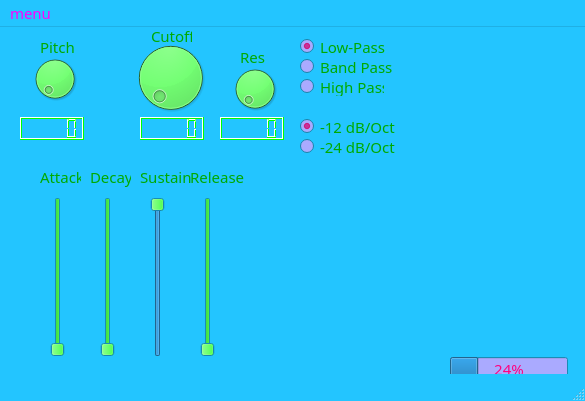
<?xml version="1.0" encoding="UTF-8"?>
<ui version="4.0">
 <class>MainWindow</class>
 <widget class="QMainWindow" name="MainWindow">
  <property name="geometry">
   <rect>
    <x>0</x>
    <y>0</y>
    <width>585</width>
    <height>401</height>
   </rect>
  </property>
  <property name="palette">
   <palette>
    <active>
     <colorrole role="WindowText">
      <brush brushstyle="SolidPattern">
       <color alpha="255">
        <red>0</red>
        <green>170</green>
        <blue>0</blue>
       </color>
      </brush>
     </colorrole>
     <colorrole role="Button">
      <brush brushstyle="SolidPattern">
       <color alpha="255">
        <red>0</red>
        <green>255</green>
        <blue>0</blue>
       </color>
      </brush>
     </colorrole>
     <colorrole role="Dark">
      <brush brushstyle="SolidPattern">
       <color alpha="255">
        <red>0</red>
        <green>255</green>
        <blue>0</blue>
       </color>
      </brush>
     </colorrole>
     <colorrole role="Text">
      <brush brushstyle="SolidPattern">
       <color alpha="255">
        <red>255</red>
        <green>0</green>
        <blue>127</blue>
       </color>
      </brush>
     </colorrole>
     <colorrole role="ButtonText">
      <brush brushstyle="SolidPattern">
       <color alpha="255">
        <red>255</red>
        <green>0</green>
        <blue>255</blue>
       </color>
      </brush>
     </colorrole>
     <colorrole role="Base">
      <brush brushstyle="SolidPattern">
       <color alpha="255">
        <red>170</red>
        <green>170</green>
        <blue>255</blue>
       </color>
      </brush>
     </colorrole>
     <colorrole role="Window">
      <brush brushstyle="SolidPattern">
       <color alpha="255">
        <red>35</red>
        <green>197</green>
        <blue>255</blue>
       </color>
      </brush>
     </colorrole>
     <colorrole role="Shadow">
      <brush brushstyle="SolidPattern">
       <color alpha="255">
        <red>255</red>
        <green>85</green>
        <blue>0</blue>
       </color>
      </brush>
     </colorrole>
     <colorrole role="AlternateBase">
      <brush brushstyle="SolidPattern">
       <color alpha="255">
        <red>170</red>
        <green>170</green>
        <blue>255</blue>
       </color>
      </brush>
     </colorrole>
     <colorrole role="NoRole">
      <brush brushstyle="SolidPattern">
       <color alpha="255">
        <red>170</red>
        <green>85</green>
        <blue>127</blue>
       </color>
      </brush>
     </colorrole>
     <colorrole role="ToolTipBase">
      <brush brushstyle="SolidPattern">
       <color alpha="102">
        <red>255</red>
        <green>85</green>
        <blue>0</blue>
       </color>
      </brush>
     </colorrole>
    </active>
    <inactive>
     <colorrole role="WindowText">
      <brush brushstyle="SolidPattern">
       <color alpha="255">
        <red>0</red>
        <green>170</green>
        <blue>0</blue>
       </color>
      </brush>
     </colorrole>
     <colorrole role="Button">
      <brush brushstyle="SolidPattern">
       <color alpha="255">
        <red>0</red>
        <green>255</green>
        <blue>0</blue>
       </color>
      </brush>
     </colorrole>
     <colorrole role="Dark">
      <brush brushstyle="SolidPattern">
       <color alpha="255">
        <red>0</red>
        <green>255</green>
        <blue>0</blue>
       </color>
      </brush>
     </colorrole>
     <colorrole role="Text">
      <brush brushstyle="SolidPattern">
       <color alpha="255">
        <red>255</red>
        <green>0</green>
        <blue>127</blue>
       </color>
      </brush>
     </colorrole>
     <colorrole role="ButtonText">
      <brush brushstyle="SolidPattern">
       <color alpha="255">
        <red>255</red>
        <green>0</green>
        <blue>255</blue>
       </color>
      </brush>
     </colorrole>
     <colorrole role="Base">
      <brush brushstyle="SolidPattern">
       <color alpha="255">
        <red>170</red>
        <green>170</green>
        <blue>255</blue>
       </color>
      </brush>
     </colorrole>
     <colorrole role="Window">
      <brush brushstyle="SolidPattern">
       <color alpha="255">
        <red>35</red>
        <green>197</green>
        <blue>255</blue>
       </color>
      </brush>
     </colorrole>
     <colorrole role="Shadow">
      <brush brushstyle="SolidPattern">
       <color alpha="255">
        <red>255</red>
        <green>85</green>
        <blue>0</blue>
       </color>
      </brush>
     </colorrole>
     <colorrole role="AlternateBase">
      <brush brushstyle="SolidPattern">
       <color alpha="255">
        <red>170</red>
        <green>170</green>
        <blue>255</blue>
       </color>
      </brush>
     </colorrole>
     <colorrole role="NoRole">
      <brush brushstyle="SolidPattern">
       <color alpha="255">
        <red>170</red>
        <green>85</green>
        <blue>127</blue>
       </color>
      </brush>
     </colorrole>
     <colorrole role="ToolTipBase">
      <brush brushstyle="SolidPattern">
       <color alpha="102">
        <red>255</red>
        <green>85</green>
        <blue>0</blue>
       </color>
      </brush>
     </colorrole>
    </inactive>
    <disabled>
     <colorrole role="WindowText">
      <brush brushstyle="SolidPattern">
       <color alpha="255">
        <red>0</red>
        <green>255</green>
        <blue>0</blue>
       </color>
      </brush>
     </colorrole>
     <colorrole role="Button">
      <brush brushstyle="SolidPattern">
       <color alpha="255">
        <red>0</red>
        <green>255</green>
        <blue>0</blue>
       </color>
      </brush>
     </colorrole>
     <colorrole role="Dark">
      <brush brushstyle="SolidPattern">
       <color alpha="255">
        <red>0</red>
        <green>255</green>
        <blue>0</blue>
       </color>
      </brush>
     </colorrole>
     <colorrole role="Text">
      <brush brushstyle="SolidPattern">
       <color alpha="255">
        <red>0</red>
        <green>255</green>
        <blue>0</blue>
       </color>
      </brush>
     </colorrole>
     <colorrole role="ButtonText">
      <brush brushstyle="SolidPattern">
       <color alpha="255">
        <red>0</red>
        <green>255</green>
        <blue>0</blue>
       </color>
      </brush>
     </colorrole>
     <colorrole role="Base">
      <brush brushstyle="SolidPattern">
       <color alpha="255">
        <red>35</red>
        <green>197</green>
        <blue>255</blue>
       </color>
      </brush>
     </colorrole>
     <colorrole role="Window">
      <brush brushstyle="SolidPattern">
       <color alpha="255">
        <red>35</red>
        <green>197</green>
        <blue>255</blue>
       </color>
      </brush>
     </colorrole>
     <colorrole role="Shadow">
      <brush brushstyle="SolidPattern">
       <color alpha="255">
        <red>255</red>
        <green>85</green>
        <blue>0</blue>
       </color>
      </brush>
     </colorrole>
     <colorrole role="AlternateBase">
      <brush brushstyle="SolidPattern">
       <color alpha="255">
        <red>170</red>
        <green>170</green>
        <blue>255</blue>
       </color>
      </brush>
     </colorrole>
     <colorrole role="NoRole">
      <brush brushstyle="SolidPattern">
       <color alpha="255">
        <red>170</red>
        <green>85</green>
        <blue>127</blue>
       </color>
      </brush>
     </colorrole>
     <colorrole role="ToolTipBase">
      <brush brushstyle="SolidPattern">
       <color alpha="102">
        <red>255</red>
        <green>85</green>
        <blue>0</blue>
       </color>
      </brush>
     </colorrole>
    </disabled>
   </palette>
  </property>
  <property name="font">
   <font>
    <family>Old English Text MT</family>
    <pointsize>11</pointsize>
   </font>
  </property>
  <property name="cursor">
   <cursorShape>PointingHandCursor</cursorShape>
  </property>
  <property name="windowTitle">
   <string>PurpleWaves 5.3.1</string>
  </property>
  <property name="windowOpacity">
   <double>1.800000000000000</double>
  </property>
  <property name="autoFillBackground">
   <bool>false</bool>
  </property>
  <widget class="QWidget" name="centralWidget">
   <widget class="QSlider" name="attackSlider">
    <property name="geometry">
     <rect>
      <x>50</x>
      <y>170</y>
      <width>16</width>
      <height>160</height>
     </rect>
    </property>
    <property name="orientation">
     <enum>Qt::Vertical</enum>
    </property>
   </widget>
   <widget class="QSlider" name="decaySlider">
    <property name="geometry">
     <rect>
      <x>100</x>
      <y>170</y>
      <width>16</width>
      <height>160</height>
     </rect>
    </property>
    <property name="orientation">
     <enum>Qt::Vertical</enum>
    </property>
   </widget>
   <widget class="QSlider" name="releaseSlider">
    <property name="geometry">
     <rect>
      <x>200</x>
      <y>170</y>
      <width>16</width>
      <height>160</height>
     </rect>
    </property>
    <property name="orientation">
     <enum>Qt::Vertical</enum>
    </property>
   </widget>
   <widget class="QSlider" name="sustainSlider">
    <property name="geometry">
     <rect>
      <x>150</x>
      <y>170</y>
      <width>16</width>
      <height>160</height>
     </rect>
    </property>
    <property name="sliderPosition">
     <number>99</number>
    </property>
    <property name="orientation">
     <enum>Qt::Vertical</enum>
    </property>
   </widget>
   <widget class="QDial" name="filterCutoffDial">
    <property name="geometry">
     <rect>
      <x>120</x>
      <y>10</y>
      <width>101</width>
      <height>81</height>
     </rect>
    </property>
   </widget>
   <widget class="QDial" name="filterQDial">
    <property name="geometry">
     <rect>
      <x>230</x>
      <y>30</y>
      <width>50</width>
      <height>64</height>
     </rect>
    </property>
   </widget>
   <widget class="QDial" name="oscPitchDial">
    <property name="geometry">
     <rect>
      <x>30</x>
      <y>20</y>
      <width>50</width>
      <height>64</height>
     </rect>
    </property>
   </widget>
   <widget class="QLabel" name="label">
    <property name="geometry">
     <rect>
      <x>40</x>
      <y>140</y>
      <width>41</width>
      <height>20</height>
     </rect>
    </property>
    <property name="text">
     <string>Attack</string>
    </property>
   </widget>
   <widget class="QLabel" name="label_2">
    <property name="geometry">
     <rect>
      <x>90</x>
      <y>140</y>
      <width>41</width>
      <height>20</height>
     </rect>
    </property>
    <property name="text">
     <string>Decay</string>
    </property>
   </widget>
   <widget class="QLabel" name="label_3">
    <property name="geometry">
     <rect>
      <x>140</x>
      <y>140</y>
      <width>51</width>
      <height>20</height>
     </rect>
    </property>
    <property name="text">
     <string>Sustain</string>
    </property>
   </widget>
   <widget class="QLabel" name="label_4">
    <property name="geometry">
     <rect>
      <x>190</x>
      <y>140</y>
      <width>61</width>
      <height>20</height>
     </rect>
    </property>
    <property name="text">
     <string>Release</string>
    </property>
   </widget>
   <widget class="QLabel" name="label_5">
    <property name="geometry">
     <rect>
      <x>151</x>
      <y>-1</y>
      <width>41</width>
      <height>20</height>
     </rect>
    </property>
    <property name="text">
     <string>Cutoff</string>
    </property>
   </widget>
   <widget class="QLabel" name="label_6">
    <property name="geometry">
     <rect>
      <x>240</x>
      <y>20</y>
      <width>31</width>
      <height>20</height>
     </rect>
    </property>
    <property name="text">
     <string>Res</string>
    </property>
   </widget>
   <widget class="QLabel" name="label_7">
    <property name="geometry">
     <rect>
      <x>40</x>
      <y>10</y>
      <width>41</width>
      <height>20</height>
     </rect>
    </property>
    <property name="text">
     <string>Pitch</string>
    </property>
   </widget>
   <widget class="QLCDNumber" name="lcdCutoff">
    <property name="geometry">
     <rect>
      <x>140</x>
      <y>90</y>
      <width>64</width>
      <height>23</height>
     </rect>
    </property>
    <property name="font">
     <font>
      <pointsize>8</pointsize>
     </font>
    </property>
   </widget>
   <widget class="QLCDNumber" name="lcdnumber">
    <property name="geometry">
     <rect>
      <x>20</x>
      <y>90</y>
      <width>64</width>
      <height>23</height>
     </rect>
    </property>
    <property name="palette">
     <palette>
      <active>
       <colorrole role="WindowText">
        <brush brushstyle="SolidPattern">
         <color alpha="255">
          <red>0</red>
          <green>170</green>
          <blue>0</blue>
         </color>
        </brush>
       </colorrole>
       <colorrole role="HighlightedText">
        <brush brushstyle="SolidPattern">
         <color alpha="255">
          <red>170</red>
          <green>0</green>
          <blue>255</blue>
         </color>
        </brush>
       </colorrole>
      </active>
      <inactive>
       <colorrole role="WindowText">
        <brush brushstyle="SolidPattern">
         <color alpha="255">
          <red>0</red>
          <green>170</green>
          <blue>0</blue>
         </color>
        </brush>
       </colorrole>
       <colorrole role="HighlightedText">
        <brush brushstyle="SolidPattern">
         <color alpha="255">
          <red>170</red>
          <green>0</green>
          <blue>255</blue>
         </color>
        </brush>
       </colorrole>
      </inactive>
      <disabled>
       <colorrole role="WindowText">
        <brush brushstyle="SolidPattern">
         <color alpha="96">
          <red>164</red>
          <green>166</green>
          <blue>168</blue>
         </color>
        </brush>
       </colorrole>
       <colorrole role="HighlightedText">
        <brush brushstyle="SolidPattern">
         <color alpha="255">
          <red>170</red>
          <green>0</green>
          <blue>255</blue>
         </color>
        </brush>
       </colorrole>
      </disabled>
     </palette>
    </property>
    <property name="font">
     <font>
      <pointsize>8</pointsize>
     </font>
    </property>
   </widget>
   <widget class="QLCDNumber" name="lcdRes">
    <property name="geometry">
     <rect>
      <x>220</x>
      <y>90</y>
      <width>64</width>
      <height>23</height>
     </rect>
    </property>
    <property name="font">
     <font>
      <pointsize>8</pointsize>
     </font>
    </property>
   </widget>
   <widget class="QRadioButton" name="radioButton">
    <property name="geometry">
     <rect>
      <x>300</x>
      <y>10</y>
      <width>111</width>
      <height>19</height>
     </rect>
    </property>
    <property name="text">
     <string>Low-Pass</string>
    </property>
    <property name="checked">
     <bool>true</bool>
    </property>
    <property name="autoExclusive">
     <bool>true</bool>
    </property>
    <attribute name="buttonGroup">
     <string notr="true">filterOrder</string>
    </attribute>
   </widget>
   <widget class="QRadioButton" name="radioButton_2">
    <property name="geometry">
     <rect>
      <x>300</x>
      <y>30</y>
      <width>101</width>
      <height>19</height>
     </rect>
    </property>
    <property name="text">
     <string>Band Pass</string>
    </property>
    <attribute name="buttonGroup">
     <string notr="true">filterOrder</string>
    </attribute>
   </widget>
   <widget class="QRadioButton" name="radioButton_3">
    <property name="geometry">
     <rect>
      <x>300</x>
      <y>50</y>
      <width>84</width>
      <height>19</height>
     </rect>
    </property>
    <property name="text">
     <string>High Pass</string>
    </property>
    <attribute name="buttonGroup">
     <string notr="true">filterOrder</string>
    </attribute>
   </widget>
   <widget class="QRadioButton" name="radioButton_4">
    <property name="geometry">
     <rect>
      <x>300</x>
      <y>90</y>
      <width>101</width>
      <height>19</height>
     </rect>
    </property>
    <property name="text">
     <string>-12 dB/Oct</string>
    </property>
    <property name="checked">
     <bool>true</bool>
    </property>
    <property name="autoExclusive">
     <bool>true</bool>
    </property>
    <attribute name="buttonGroup">
     <string notr="true">filterType</string>
    </attribute>
   </widget>
   <widget class="QRadioButton" name="radioButton_5">
    <property name="geometry">
     <rect>
      <x>300</x>
      <y>110</y>
      <width>131</width>
      <height>19</height>
     </rect>
    </property>
    <property name="text">
     <string>-24 dB/Oct</string>
    </property>
    <property name="autoExclusive">
     <bool>true</bool>
    </property>
    <attribute name="buttonGroup">
     <string notr="true">filterType</string>
    </attribute>
   </widget>
   <widget class="QProgressBar" name="progressBar">
    <property name="geometry">
     <rect>
      <x>450</x>
      <y>330</y>
      <width>118</width>
      <height>23</height>
     </rect>
    </property>
    <property name="value">
     <number>24</number>
    </property>
   </widget>
  </widget>
  <widget class="QMenuBar" name="menuBar">
   <property name="geometry">
    <rect>
     <x>0</x>
     <y>0</y>
     <width>585</width>
     <height>20</height>
    </rect>
   </property>
   <widget class="QMenu" name="menuMega_Synth_v0_1">
    <property name="title">
     <string>menu</string>
    </property>
    <widget class="QMenu" name="menuPresets">
     <property name="title">
      <string>Presets</string>
     </property>
     <addaction name="separator"/>
     <addaction name="separator"/>
     <addaction name="actionEnregistrer"/>
    </widget>
    <addaction name="menuPresets"/>
   </widget>
   <addaction name="menuMega_Synth_v0_1"/>
  </widget>
  <widget class="QStatusBar" name="statusBar"/>
  <action name="actionEnregistrer">
   <property name="text">
    <string>Enregistrer</string>
   </property>
  </action>
 </widget>
 <layoutdefault spacing="6" margin="11"/>
 <resources/>
 <connections/>
 <buttongroups>
  <buttongroup name="filterType"/>
  <buttongroup name="filterOrder"/>
 </buttongroups>
</ui>
